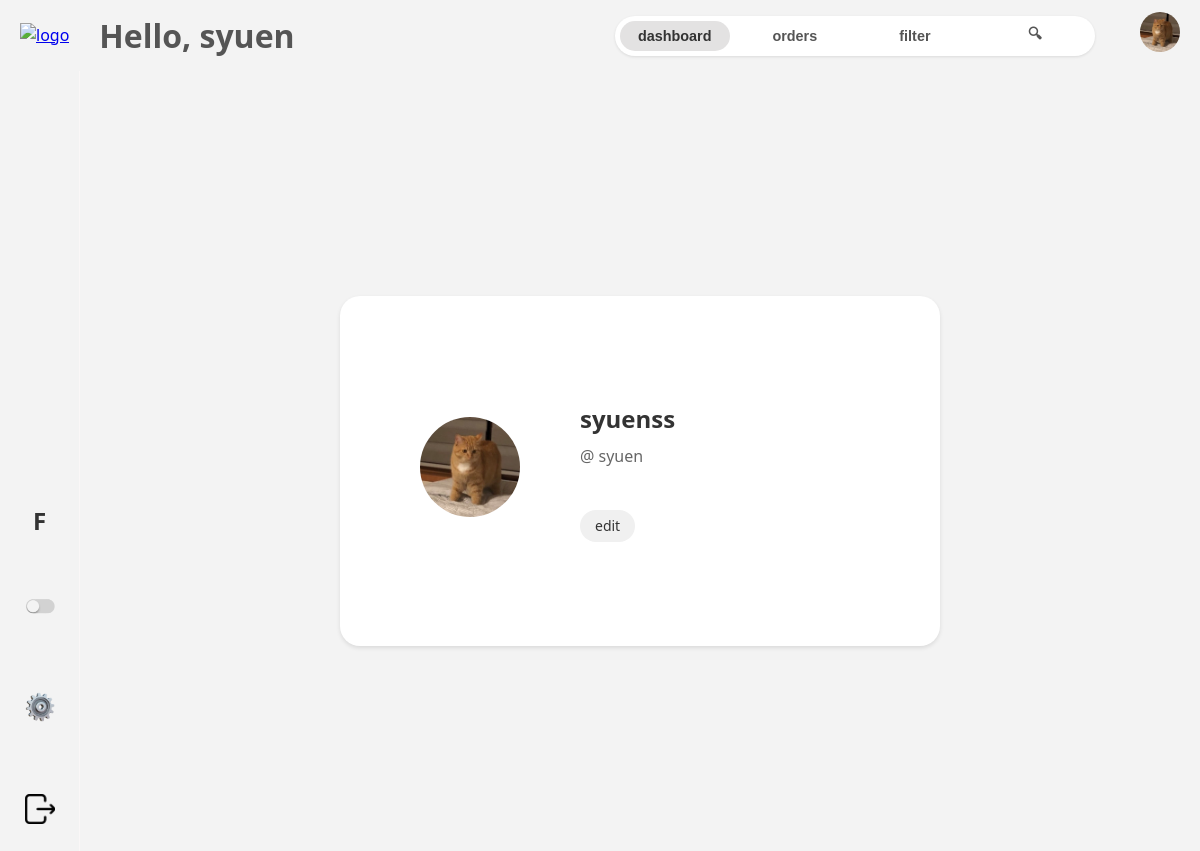
/profile/1/ (signed in), run on the app's committed database.
### home/models.py (models this page shows, shortened)
class Profile(models.Model):
    picture = models.ImageField(null=True, blank=True, upload_to='profiles/', default='user.png')
    user = models.OneToOneField(User, null=True, on_delete=models.CASCADE) #user has 1 profile, each profile associates w/ 1 user
    name = models.CharField(max_length=100, null=True)
    created = models.DateTimeField(auto_now_add=True, null=True)
    updated = models.DateTimeField(auto_now=True, null=True)

### home/views.py (the view)
# urls.py: path('profile/<str:pk>/', views.userProfile, name="profile"),
def userProfile(request, pk):
    user = User.objects.get(id=pk)
    profile = user.profile
    products = user.product_set.all()
    materials = user.material_set.all()
    context = {'user':user, 'profile':profile, 'products':products, 'materials':materials}
    return render(request, 'home/profile.html', context)

### home/templates/home/profile.html
{% extends 'main.html' %}
{% load static %}
{% block content %}
<div class="profile-container">
    <div class="profile-pic">
        <img src="{{profile.picture.url}}" alt="profile picture">
    </div>
    <div class="profile-details">
        <h1>{{profile.name}}</h1>
        <span>@ {{user.username}}</span>
        <br>
        <a href="{% url 'update-profile' %}">edit</a>
    </div>
</div>
{% endblock content %}

### templates/navbar.html
{% load static %}
<div class="navbar">
    <div id="logo">
        {% if request.user.is_staff or request.user.is_superuser %}
            <a href="{% url 'admin-home' 'adminn' %}"><img src="{% static 'images/logo.png' %}" alt="logo"></a>
        {% else %}
            <a href="{% url 'home' %}">logo</a>
        {% endif %}
    </div>
    {% if request.user.is_authenticated %}
        <h1 id="welcome-msg">Hello, {{request.user.username}}</h1>
    {% else %}
        <a href="{% url 'login' %}">login</a>
    {% endif %}
    <div class="taskbar">
        <button id="dash-btn"><h3>dashboard</h3></button>
        <button id="orders-btn"><h3>orders</h3></button>
        <button id="filter-btn"><h3>filter</h3></button>
        <button id="search-btn"><h3>🔍︎</h3></button>
    </div>
    <div id="profile">
        <a href="{% url 'profile' user.id %}"><img src="{{profile.picture.url}}" alt="user profile"></a>
    </div>
</div>

### static/style/style.css (style rules this page uses)
:root { --primary-color: #f3f3f3; --secondary-color: #e3e2e2; --accent-color: #a94a4a; --lightfont-color: #555; --darkfont-color: #333; --border-color: #faf7f7; --shadow: 0 2px 4px rgba(0, 0, 0, 0.1); --border-radius: 10px; --transition: all 0.3s ease; }
* { box-sizing: border-box; margin: 0; padding: 0; }
body { font-family: "Segoe UI", Tahoma, Geneva, Verdana, sans-serif; color: var(--darkfont-color); background-color: #fafafa; line-height: 1.6; }
button { cursor: pointer; transition: var(--transition); }
.navbar { display: flex; align-items: center; justify-content: space-between; padding: 10px 20px; gap: 15px; flex-wrap: wrap; height: fit-content; background-color: var(--primary-color); position: sticky; top: 0; z-index: 100; }
#logo img, #profile img { width: 40px; height: 40px; object-fit: cover; transition: var(--transition); }
#profile img { border-radius: 50%; cursor: pointer; }
#welcome-msg { flex: 2; padding-left: 15px; font-size: 2rem; color: var(--lightfont-color); white-space: nowrap; overflow: hidden; text-overflow: ellipsis; }
.taskbar { display: flex; flex: 2; align-items: center; gap: 10px; min-width: 250px; margin: 0px 30px; border-radius: 30px; background-color: white; height: 40px; padding: 5px; box-shadow: 0 1px 3px rgba(0, 0, 0, 0.1); }
.taskbar button { display: flex; flex: 1; justify-content: center; align-items: center; border: none; border-radius: 20px; background-color: transparent; height: 100%; color: var(--lightfont-color); font-weight: 500; }
.taskbar button.active { background-color: var(--secondary-color); color: var(--darkfont-color); }
.taskbar h3 { font-size: 0.9rem; font-weight: 600; }
.profile-container, .update-profile-container { display: flex; align-self: center; justify-self: center; align-items: center; width: 600px; height: 350px; padding: 80px; background-color: #ffffff; border-radius: 20px; box-shadow: var(--shadow); transition: var(--transition); }
.profile-pic { flex: 0 0 100px; margin-right: 20px; }
.profile-pic img { width: 100px; height: 100px; border-radius: 50%; object-fit: cover; }
.profile-details { flex: 1; padding-left: 40px; }
.profile-details h1 { margin: 0 0 5px 0; font-size: 24px; color: #333; }
.profile-details span { display: block; margin-bottom: 10px; color: #666; font-size: 16px; }
.profile-details a { display: inline-block; margin-top: 5px; padding: 5px 15px; background-color: #f0f0f0; color: #333; text-decoration: none; border-radius: 20px; font-size: 14px; transition: background-color 0.2s ease; }

### data on the page
Profile: picture (picture), name "syuenss"

### other printed values
{{ request.user.username }} "syuen"
{{ user.username }} "syuen"
